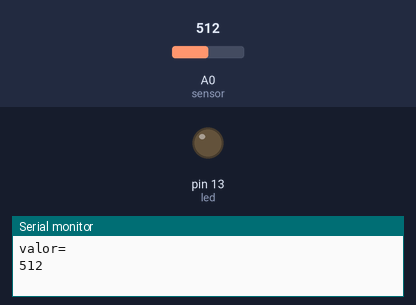
Bench run of a sketch on a simulated Arduino Uno, built with avr-gcc and run on an emulated ATmega328P. Shown: output pins drawn as LEDs (lit = HIGH), the last lines printed to the serial monitor. The inputs (shaded band) are chosen by the test bench; at power-on: A0 (sensor) = 512.

Above: at 0.1 s.
At 1.1 s:
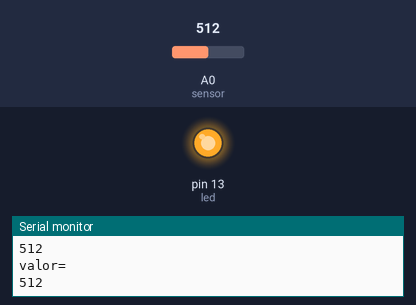
Timing chart, 0 to 2.6 s (numbered marks = the images above):
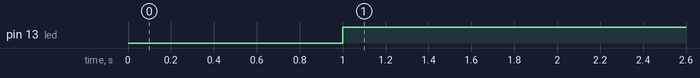

The sketch:

projeto_ldr.ino
```cpp
int sensor = A0;    //sensor ldr
int led = LED_BUILTIN;      // led pra teste
int valor = 0;   // valor do sensor

void setup() {
  Serial.begin(9600);
  pinMode(sensor,INPUT);
  pinMode(led,OUTPUT);

}

void loop() {

  valor = analogRead(sensor);
  Serial.println("valor= ");
  Serial.println(valor);
   delay(1000);
  if (valor > 100){
    digitalWrite(led,HIGH);
    } else{digitalWrite(led,LOW);}


}
```

Measured:
- by itself, pin 13 (led): LOW → HIGH at 1.0 s
